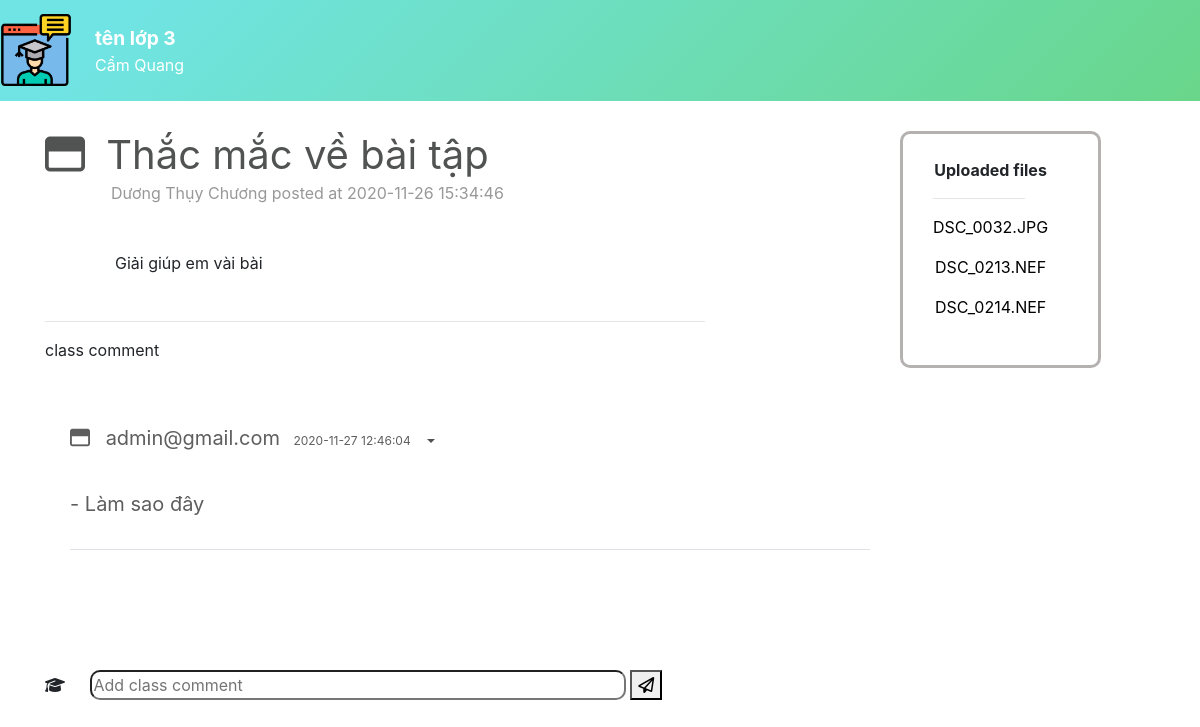
The page /public/announcement.php?id=5fbfcb161c1 on the database its author committed.
### tables this page shows
CREATE TABLE `class` (
  `id` varchar(11) NOT NULL,
  `name` varchar(100) DEFAULT NULL,
  `subject` varchar(100) DEFAULT NULL,
  `teacher` varchar(100) DEFAULT NULL,
  `room` varchar(10) DEFAULT NULL,
  `image` varchar(100) DEFAULT NULL,
  `created_by_who` varchar(100) DEFAULT NULL,
  `created_by_id` int(11) DEFAULT NULL,
  `updated_at` timestamp NULL DEFAULT NULL ON UPDATE current_timestamp()
);

CREATE TABLE `announcement` (
  `id` varchar(11) NOT NULL,
  `title` varchar(100) DEFAULT NULL,
  `news` varchar(200) DEFAULT NULL,
  `id_class` varchar(11) DEFAULT NULL,
  `created_by_id` int(11) DEFAULT NULL,
  `created_at` timestamp NOT NULL DEFAULT current_timestamp(),
  `updated_at` timestamp NULL DEFAULT NULL ON UPDATE current_timestamp()
);

CREATE TABLE `user` (
  `id` int(11) NOT NULL,
  `user_name` varchar(100) DEFAULT NULL,
  `fullname` varchar(100) DEFAULT NULL,
  `password` varchar(255) DEFAULT NULL,
  `date` date DEFAULT NULL,
  `email` varchar(100) DEFAULT NULL,
  `phone` char(15) DEFAULT NULL,
  `vkey` varchar(255) DEFAULT NULL,
  `verified` int(11) DEFAULT 0,
  `role` int(5) DEFAULT 0,
  `created_at` timestamp NULL DEFAULT NULL,
  `updated_at` timestamp NULL DEFAULT NULL ON UPDATE current_timestamp()
);

CREATE TABLE `comment` (
  `id` varchar(11) NOT NULL,
  `id_class` varchar(11) DEFAULT NULL,
  `id_announce` varchar(11) DEFAULT NULL,
  `content` varchar(100) DEFAULT NULL,
  `created_by_who` varchar(100) DEFAULT NULL,
  `created_at` timestamp NOT NULL DEFAULT current_timestamp(),
  `updated_at` timestamp NULL DEFAULT NULL ON UPDATE current_timestamp()
);

CREATE TABLE `file_upload_announce` (
  `id_file` int(11) NOT NULL,
  `id_announce` varchar(11) NOT NULL,
  `name` varchar(100) DEFAULT NULL
);

### libraries/Database.php (called while the page is built, shortened)
<?php
    class Database
    {
        public $link;
        public function __construct()
        {
            $this->link = mysqli_connect("localhost","root","","web_classroom") or die ();
            mysqli_set_charset($this->link,"utf8");
        }
        public function fetchOne($table , $query)
        {
            $sql  = "SELECT * FROM {$table} WHERE ";
            $sql .= $query;
            $sql .= "LIMIT 1";
            $result = mysqli_query($this->link,$sql) or die("Lỗi  truy vấn fetchOne " .mysqli_error($this->link));
            return mysqli_fetch_assoc($result);
        }
        public function fetchAllCondition($table , $query)
        {
            $sql = "SELECT * FROM {$table} WHERE $query" ;
            $result = mysqli_query($this->link,$sql) or die("Lỗi Truy Vấn fetchAll " .mysqli_error($this->link));
            $data = [];
            if( $result)
            {
                while ($num = mysqli_fetch_assoc($result))
                {
                    $data[] = $num;
                }
            }
            return $data;
        }
    }
?>

### autoload/autoload.php (called while the page is built, shortened)
<?php
require_once __DIR__. "/../libraries/Database.php";
require_once __DIR__. "/../libraries/Function.php";
$db = new Database;
?>

### libraries/Function.php (called while the page is built, shortened)
<?php
require_once __DIR__.'/../vendor/autoload.php';
require_once __DIR__. "/Database.php";
function base_url()
{
	return $url="http://localhost/Code/final-web-classroom/";
}
 ?>

### public/announcement.php (the view, shortened to what this page needs)
<?php
    require_once __DIR__. "/../autoload/autoload.php";
    $id = $_GET['id'];
    $detail_announcement = $db -> fetchOne('announcement',"id = '".$id."'");
    $data_class = $db -> fetchOne('class',"id = '".$detail_announcement['id_class']."'");
    $data_user_created = $db -> fetchOne('user',"id = '".$detail_announcement['created_by_id']."'");
    $uploaded_files =$db -> fetchAllCondition('file_upload_announce',"id_announce = '".$detail_announcement['id']."'");
    $comment = $db -> fetchAllCondition('comment', "id_announce = '".$detail_announcement['id']."'");
?>
<!DOCTYPE html>
<html>
    <head>
        <link href="css/style.css" rel="stylesheet" type="text/css" />
        <link rel="stylesheet" href="https://maxcdn.bootstrapcdn.com/bootstrap/4.5.2/css/bootstrap.min.css">
        <link rel="stylesheet" href="https://cdnjs.cloudflare.com/ajax/libs/font-awesome/4.7.0/css/font-awesome.min.css">
    </head>
    <body>
        <nav class="navbar navbar-expand bg-primary navbar-dark p-0 sticky-top">
            <ul class="navbar-nav w-100">
                <span class="align-self-center" onclick="openNav()"><img class="logo" src="image/logov2.png"></span>
                <li class="nav-item active align-self-center">
                    <a class="nav-link anouncementnav" href="stream.php?id=<?=$data_class['id']?>">
                       <b id="tenlopannounce"><?= $data_class['name'] ?></b> </br>
                       <?= $data_class['teacher'] ?>
                    </a>
                </li>
            </ul>
        </nav>
        <div class="container-sm ">
            <div class="row">
                <div class="col-lg-9">
                    <div class="announce">
                        <p id="tenannounce" > <i class="far fa-window-maximize"></i> <?php echo $detail_announcement['title'] ?>
                        </p>
                    </div>
                    <p id="dateannounce"> <?php echo $data_user_created['fullname'] ?> posted at <?php echo $detail_announcement['created_at'] ?></p>
                    <p id="teachercontent">
                    <?php echo $detail_announcement['news'] ?>
                    <hr class="line">
                    <p>class comment</p>
                    <?php foreach($comment as $item): ?>
                    <div id="announce">
                        <div class=" commentcontent">
                            <p >
                                <div id="hiddenstreamcontent-content">
                                    <i class="far fa-window-maximize"></i>
                                    <?= $item['created_by_who']?><p id="datecomment"> <?php echo $item['created_at'] ?></p>
                                    <div class="dropdown dropdown-comment" >
                                        <button class="btn btn-secondary dropdown-toggle" type="button" id="dropdownMenuButton-announcement" data-toggle="dropdown" aria-haspopup="true" aria-expanded="false">
                                        </button>
                                    </div>
                                </div>
                            </p>
                        </div>
                        <div class='content border-bottom' id="hiddenstreamcontent-content">
                            <div class='content-display'>
                                <?php echo "-&nbsp".$item['content']?>
                                <br></br>
                            </div>
                        </div>
                    </div></br></br>
                    <?php endforeach ?>
                    <form action='add_comment.php' method='POST'>
                        <input type='hidden' name='created_by_who' value=<?=$_SESSION['email']?>><br>
                        <input type='hidden' name='id_class' value=<?=$detail_announcement['id_class']?>><br>
                        <input type='hidden' name='id_announce' value=<?=$detail_announcement['id']?>><br>
                        <i class='classcomment fas fa-graduation-cap'></i>
                        <input id='classcomment' type='text' placeholder='Add class comment' name='content'>
                            <button type='submit' name='commentSubmit'>
                                <i class='far fa-paper-plane' ></i>
                            </button></br>
                    </form>
                </div>
                <?php if(!empty($uploaded_files)): ?>
                <div class="col-lg-3 ">
                    <div class="upload-announce">
                        <p><b>Uploaded files</b></p>
                        <hr class ="line">
                        <?php foreach ($uploaded_files as $item):?>
                            <p> <a href="<?php echo base_url() ?>/public/uploads/announcement/<?php echo $item['name'] ?>" download ><?php echo $item['name'] ?></a> </p>
                        <?php endforeach ?>
                    </div>
                </div>
                <?php endif ?>
            </div>
        </div>
    </body>
</html>

### public/css/style.css (style rules this page uses)
.logo { height: 72px; font-size: 30px; cursor: pointer; }
a:link { color: black; }
#datecomment { margin-top: 0px; margin-left: 10px; font-size: 12px; display: inline; }
.nav-link { padding-top: 1.5rem !important; padding-bottom: 1.5rem !important; }
ol, ul { list-style: none; }
#announce { padding-top: 9px; font-size: 18px; outline: none; }
.line { width: 80%; text-align: center; margin-left: 0; }
.fa-window-maximize { margin-right: 10px; }
.navbar { background-image: linear-gradient(315deg, #69d68a 0%, #70e4e4 90%); }
.btn { margin-right: 12px; }
.commentcontent { display: block; margin-top: 20px; height: 74px; width: auto; box-sizing: auto; border: none; border-radius: 15px; font-size: 22px; overflow: auto; display: inline-table; }
#hiddenstreamcontent-content { margin-top: 8px; margin-left: 25px; vertical-align: middle; color: rgb(93, 94, 93); font-size: 20px; }
#classcomment { border-radius: 10px; width: 65%; margin-bottom: 30px; margin-left: 20px; outline: none; }
.anouncementnav { margin-left: 15px; }
#tenlopannounce { font-size: larger; }
#tenannounce { font-size: 40px; color: #515252; }
#dateannounce { margin-top: -20px; margin-left: 66px; color: rgb(153, 152, 152); }
#teachercontent { padding: 30px; margin-left: 40px; max-width: 650px; word-wrap: break-word; }
.upload-announce { margin-top: 30px; margin-left: 0px; border: 3px solid rgb(182, 177, 177); text-align: center; display: inline-table; padding-right: 50px; padding-left: 30px; padding-bottom: 30px; border-radius: 10px; }
#dropdownMenuButton-announcement { background-color: white; color: rgb(82, 80, 80); border: none; outline: none; }
.dropdown-comment { float: right; display: inline; margin-top: 0px; margin-right: -30px; }
body, html { height: 100%; margin: 0; }

### rows shown on the page
class: name "tên lớp 3", teacher "Cẩm Quang"
announcement: title "Thắc mắc về bài tập", created_at "2020-11-26 15:34:46", news "Giải giúp em vài bài"
user: fullname "Dương Thụy Chương"
comment: created_by_who "admin@gmail.com", created_at "2020-11-27 12:46:04", content "Làm sao đây"
file_upload_announce: name "DSC_0032.JPG"
file_upload_announce: name "DSC_0213.NEF"
file_upload_announce: name "DSC_0214.NEF"
